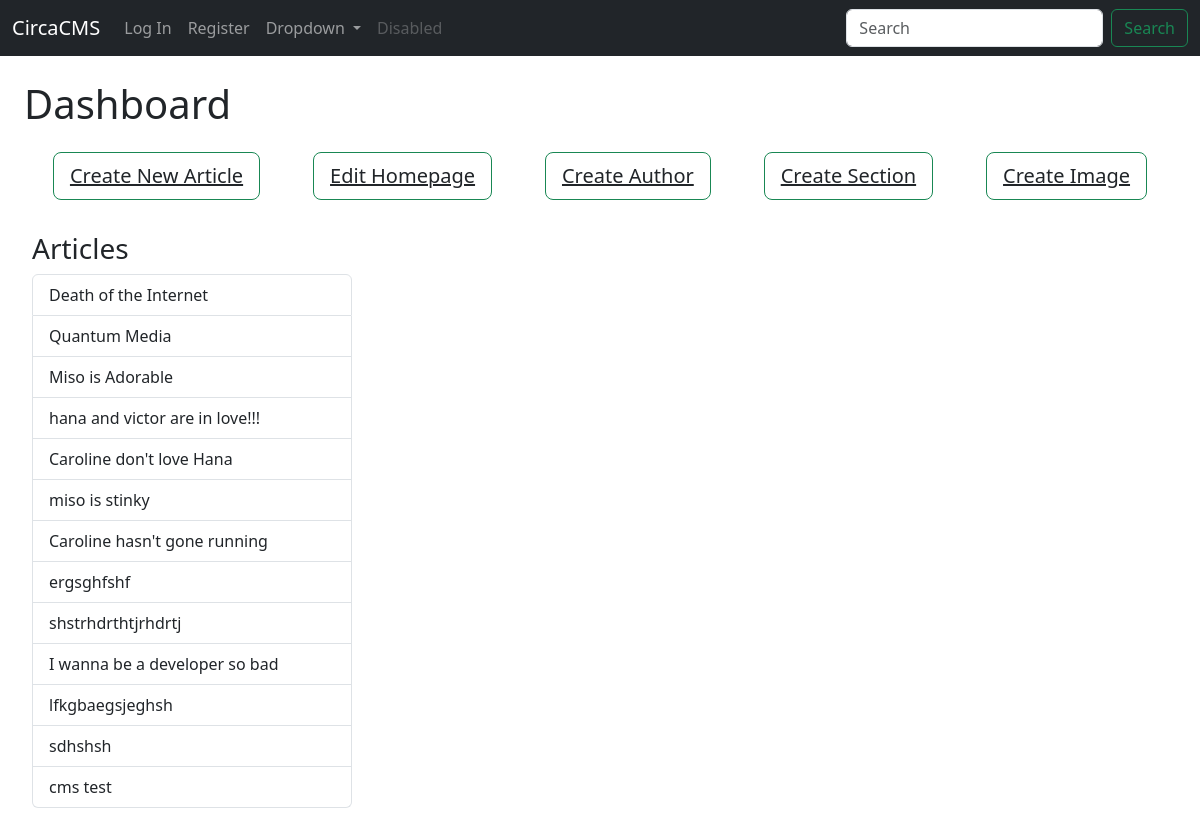
The app's page /cms_dashboard/ with its own data.
### news/models.py (models this page shows, shortened)
class Article(models.Model):
    headline = models.CharField(max_length=50, blank=False, unique_for_date="date")
    main = models.ForeignKey(Image, null=True, on_delete=models.PROTECT)
    byline = models.ForeignKey(Author,null=True, on_delete=models.PROTECT)
    deck = models.CharField(max_length=240, blank=False)
    slug = models.SlugField(unique=True)
    url = models.SlugField(max_length=40, unique=True, null=True)
    date = models.DateTimeField(auto_now_add=False, null=True)
    content = HTMLField()
    section = models.ForeignKey(Section, null=True, on_delete=models.SET_NULL)
    updated_at = models.DateTimeField(blank=True, null=True)
    update_lang = models.CharField(max_length=50, blank=True, null=True)
    is_hero = models.BooleanField(default=False)
    is_featured = models.BooleanField(default=False)
    is_published = models.BooleanField(default=False)

### cms/views.py (the view)
# urls.py: path("cms_dashboard/", include("cms.urls")),
def cms_dashboard(request):
    search_content = request.GET.get('q')
    if search_content:
        return search(request, search_content)
    articles = Article.objects.all()
    return render(request, 'cms/dashboard.html', {
      'articles': articles
      })

### cms/templates/cms/dashboard.html (shortened to what this page needs)
{% extends "cms/layout.html" %}
{% block body %}
<h1 class="m-4">Dashboard</h1>
<div class="dash mx-auto">
    <div class="btn-parent">
      <button type="button" class="btn btn-outline-success btn-lg">
        <a id="btn-hover" class="link-dark" href="{% url 'create_article' %}" style="color:">
          Create New Article
        </a>
      </button>
    </div>
    <div class="btn-parent">
      <button type="button" id="hover-parent"class="btn btn-outline-success btn-lg">
        <a id="btn-hover" class="link-dark"href="{% url 'edit_homepage' %}" style="">
          Edit Homepage
        </a>
      </button>
    </div>
    <div class="btn-parent">
      <button type="button" id="hover-parent"class="btn btn-outline-success btn-lg">
        <a id="btn-hover" class="link-dark"href="{% url 'create_author' %}" style="">
          Create Author
        </a>
      </button>
    </div>
    <div class="btn-parent">
      <button type="button" id="hover-parent"class="btn btn-outline-success btn-lg">
        <a id="btn-hover" class="link-dark"href="{% url 'create_section' %}" style="">
          Create Section
        </a>
      </button>
    </div>
      <div class="btn-parent">
        <button type="button" id="hover-parent"class="btn btn-outline-success btn-lg">
          <a id="btn-hover" class="link-dark"href="{% url 'create_image' %}" style="">
            Create Image
          </a>
        </button>
      </div>
</div>
<div class="cms-articles" >
<h3>Articles</h3>
  <div class="list-group ">
  {% for article in articles %}
    <a href="{% url 'edit_article' article.id %}" class="list-group-item list-group-item-action">
      {{ article.headline }}
    </a>
  {% endfor %}
  </div>
</div>
{% endblock %}

### cms/static/cms/styles.css (style rules this page uses)
.cms-articles { display: flex; margin: 2rem; flex-direction: column; width: 20rem; }
.dash { display: flex; justify-content: space-evenly; align-items: start; min-width: 100%; align-items: start; overflow-x: scroll; }

### records on screen
Article: headline "Death of the Internet"
Article: headline "Quantum Media"
Article: headline "Miso is Adorable"
Article: headline "hana and victor are in love!!!"
Article: headline "Caroline don't love Hana"
Article: headline "miso is stinky"
Article: headline "Caroline hasn't gone running"
Article: headline "ergsghfshf"
Article: headline "shstrhdrthtjrhdrtj"
Article: headline "I wanna be a developer so bad"
Article: headline "lfkgbaegsjeghsh"
Article: headline "sdhshsh"
Article: headline "cms test"
